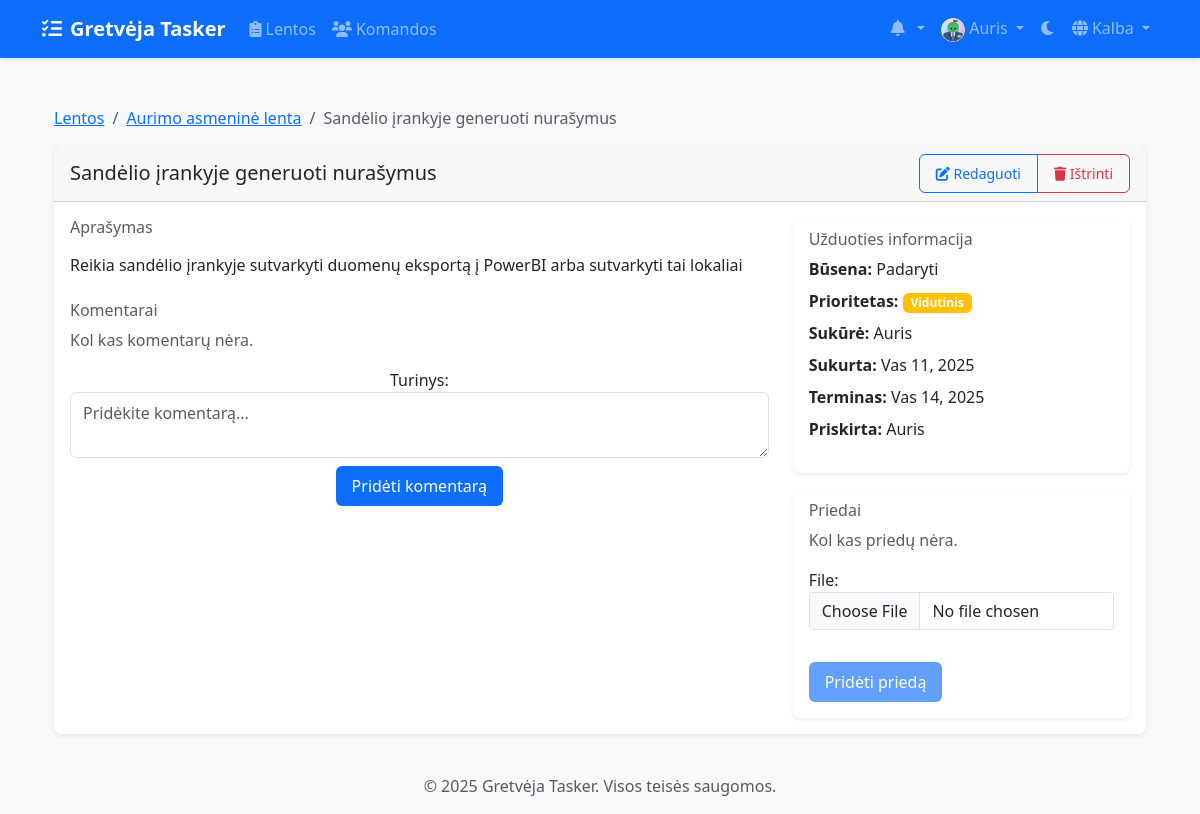
/lt/boards/tasks/6/ (signed in), run on an earlier commit of the app's database.
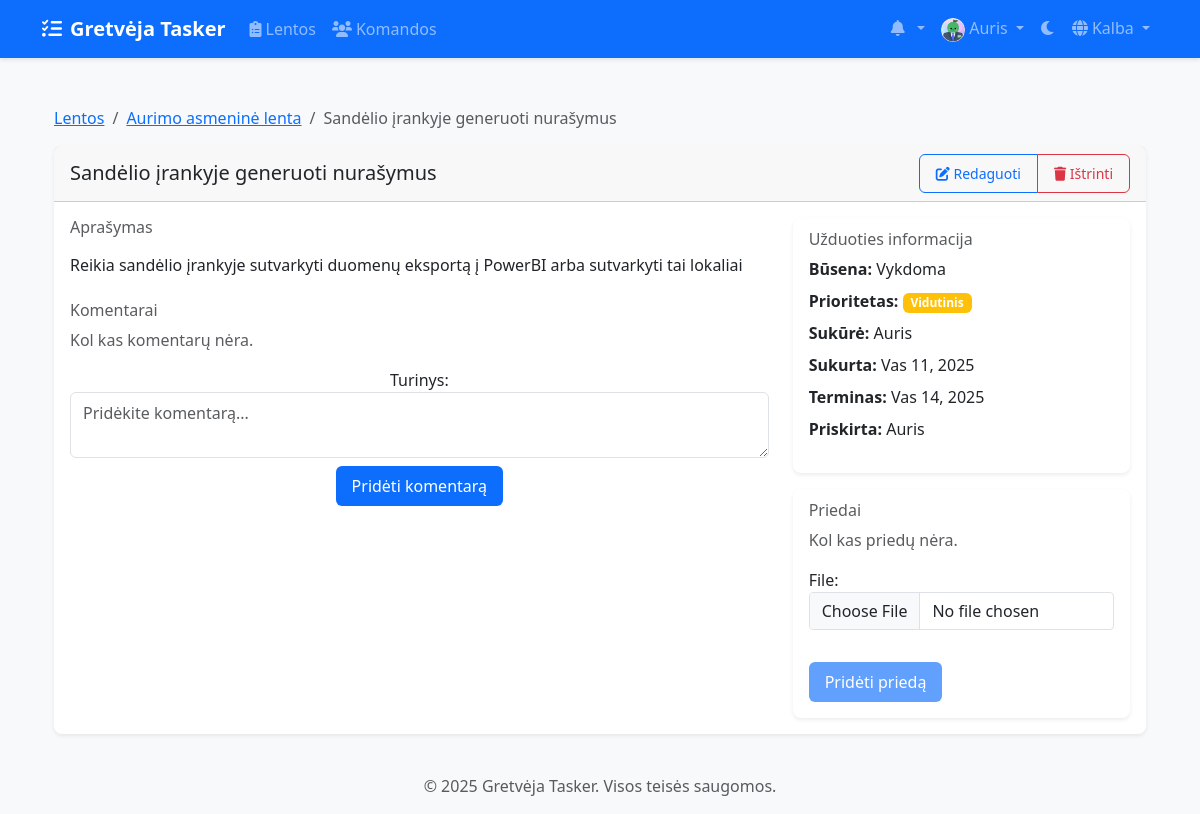
And on a later commit of the database.
### boards/models.py (models this page shows, shortened)
class Task(models.Model):
    PRIORITY_CHOICES = [
        ('low', 'Low'),
        ('medium', 'Medium'),
        ('high', 'High'),
    ]
    title = models.CharField(max_length=200)
    description = models.TextField(blank=True)
    column = models.ForeignKey(Column, on_delete=models.CASCADE, related_name='tasks')
    created_by = models.ForeignKey(
        settings.AUTH_USER_MODEL,
        on_delete=models.CASCADE,
        related_name='created_tasks'
    )
    assigned_to = models.ForeignKey(
        settings.AUTH_USER_MODEL,
        on_delete=models.SET_NULL,
        null=True,
        blank=True,
        related_name='assigned_tasks'
    )
    created_at = models.DateTimeField(auto_now_add=True)
    updated_at = models.DateTimeField(auto_now=True)
    due_date = models.DateTimeField(null=True, blank=True)
    priority = models.CharField(
        max_length=10,
        choices=PRIORITY_CHOICES,
        default='medium'
    )
    position = models.PositiveIntegerField()
    labels = models.ManyToManyField('Label', blank=True)
    class Meta:
        ordering = ['position']

class Column(models.Model):
    COLUMN_TYPES = [
        ('todo', 'Padaryti'),
        ('doing', 'Daroma'),
        ('done', 'Atlikta'),
        ('rejected', 'Atmesta'),
    ]
    board = models.ForeignKey(Board, on_delete=models.CASCADE, related_name='columns')
    title = models.CharField(max_length=100)
    type = models.CharField(max_length=20, choices=COLUMN_TYPES)
    position = models.PositiveIntegerField()
    color = ColorField(default='#FF0000')
    class Meta:
        ordering = ['position']

### accounts/models.py (models this page shows, shortened)
class CustomUser(AbstractUser):
    email = models.EmailField(_('email address'), unique=True)
    avatar = models.ImageField(upload_to='avatars/', null=True, blank=True)
    bio = models.TextField(max_length=500, blank=True)
    theme_preference = models.CharField(
        max_length=10,
        choices=[('light', 'Light'), ('dark', 'Dark')],
        default='light'
    )
    notification_preferences = models.JSONField(
        default=dict,
        help_text=_('User notification preferences')
    )
    class Meta:
        verbose_name = _('user')
        verbose_name_plural = _('users')

### boards/views/task_views.py (the view, shortened to what this page needs)
# urls.py: path('tasks/<int:task_id>/', views.task_detail, name='task_detail'),
@login_required
def task_detail(request, task_id):
    task = get_object_or_404(Task, id=task_id)
    if not can_manage_task(request.user, task):
        messages.error(request, "You don't have permission to view this task.")
        return redirect('boards:board_detail', board_id=task.column.board.id)
    comment_form = TaskCommentForm()
    attachment_form = TaskAttachmentForm()
    return render(request, 'boards/task_detail.html', {
        'task': task,
        'board': task.column.board,
        'comments': task.comments.all().order_by('-created_at'),
        'attachments': task.attachments.all().order_by('-uploaded_at'),
        'comment_form': comment_form,
        'attachment_form': attachment_form,
        'can_edit': can_manage_task(request.user, task)
    })

### boards/forms.py (shortened to what this page needs)
class TaskCommentForm(forms.ModelForm):
    class Meta:
        model = TaskComment
        fields = ['content']
        widgets = {
            'content': forms.Textarea(attrs={'rows': 2, 'placeholder': 'Add a comment...'}),
        }

class TaskAttachmentForm(forms.ModelForm):
    class Meta:
        model = TaskAttachment
        fields = ['file']
        widgets = {
            'file': forms.FileInput(attrs={'class': 'form-control'}),
        }

### boards/permissions.py (called while the page is built)
def can_view_board(user, board):
    return (board.owner == user or
            (board.team and user in board.team.members.all()))

def can_manage_task(user, task):
    return can_view_board(user, task.column.board)

### templates/boards/task_detail.html (shortened to what the changed rows need)
{% extends 'base.html' %}
{% load i18n %}
{% load static %}
{% block content %}
<div class="container mt-4">
    <nav aria-label="breadcrumb">
        <ol class="breadcrumb">
            <li class="breadcrumb-item"><a href="{% url 'boards:board_list' %}">{% trans "Boards" %}</a></li>
            <li class="breadcrumb-item"><a href="{% url 'boards:board_detail' board.id %}">{{ board.title }}</a></li>
            <li class="breadcrumb-item active" aria-current="page">{{ task.title }}</li>
        </ol>
    </nav>
    <div class="card shadow-sm">
        <div class="card-header d-flex justify-content-between align-items-center">
            <h5 class="mb-0">{{ task.title }}</h5>
            {% if can_edit %}
            <div class="btn-group">
                <a href="{% url 'boards:task_edit' task.id %}" class="btn btn-sm btn-outline-primary">
                </a>
                <a href="{% url 'boards:task_delete' task.id %}" class="btn btn-sm btn-outline-danger">
                </a>
            </div>
            {% endif %}
        </div>
        <div class="card-body">
            <div class="row">
                <div class="col-md-8">
                    <div class="mb-4">
                        <p class="mb-3">{{ task.description|linebreaks }}</p>
                    </div>
                </div>
                <div class="col-md-4">
                    <div class="card mb-3">
                        <div class="card-body">
                            <ul class="list-unstyled">
                                <li class="mb-2">
                                    <strong>{% trans "Status" %}:</strong> {{ task.column.title }}
                                </li>
                                <li class="mb-2">
                                    <strong>{% trans "Priority" %}:</strong>
                                    <span class="badge {% if task.priority == 'high' %}bg-danger{% elif task.priority == 'medium' %}bg-warning{% else %}bg-info{% endif %}">
                                    </span>
                                </li>
                                <li class="mb-2">
                                    <strong>{% trans "Created by" %}:</strong> {{ task.created_by.username }}
                                </li>
                                <li class="mb-2">
                                    <strong>{% trans "Created at" %}:</strong> {{ task.created_at|date:"M d, Y" }}
                                </li>
                                <li class="mb-2">
                                    <strong>{% trans "Due date" %}:</strong>
                                    {% if task.due_date %}
                                        {{ task.due_date|date:"M d, Y" }}
                                    {% else %}
                                        {% trans "Not set" %}
                                    {% endif %}
                                </li>
                                <li>
                                    <strong>{% trans "Assigned to" %}:</strong>
                                    {% if task.assigned_to %}
                                        {{ task.assigned_to.username }}
                                    {% else %}
                                        {% trans "Unassigned" %}
                                    {% endif %}
                                </li>
                            </ul>
                        </div>
                    </div>
                </div>
            </div>
        </div>
    </div>
</div>
{% endblock %}

What changed in the data, as far as the page shows it:
changed Task "Sandėlio įrankyje generuoti nurašymus": column "Padaryti" → "Vykdoma"
